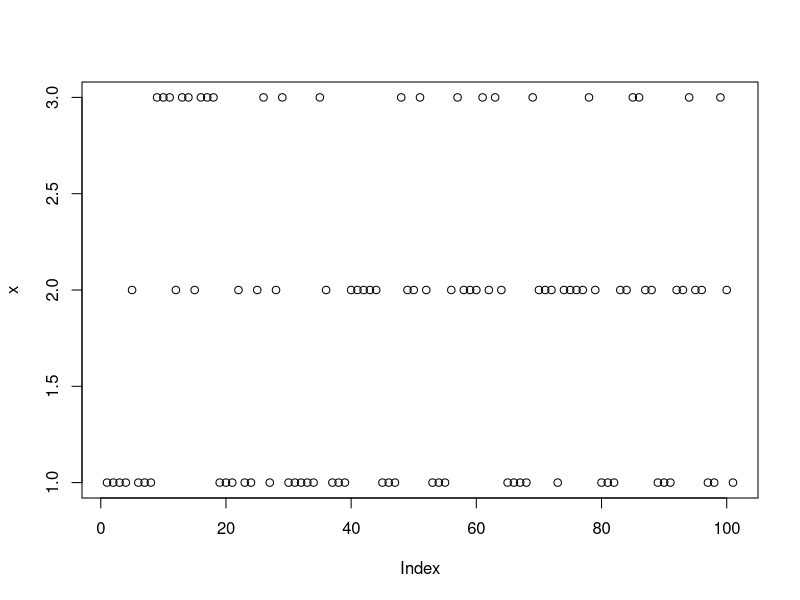

Recreate this plot in R.
A = rbind( c(.7,.2,.1), c(.3,.4,.3), c(.2,.5,.3) )
day = c("sun","clouds","rain")
rownames(A) = day
colnames(A) = day

x = 1
for(i in 1:100){
  for(j in 1:3){
    if(x[i] == j){#what is the current state: sun 1; clouds 2; rain: 3
      x = c(x,sample(c(1,2,3),size=1,prob=A[j,]))
      print(x)
    }
  }
}
plot(x)

sum(x==1)#number of sunny days
sum(x==2)#number of cloudy days
sum(x==3)#number of rainy days

B=A
for(n in 1:200){
  B=B%*%A
}
#pi is an eigenvector with lamda=1 of t(P)
pi1=eigen(t(A))$vector[,1]
pi1=pi1/sum(pi1)#46% seeing the sun, 32% of cloudy and 20% of rainy
